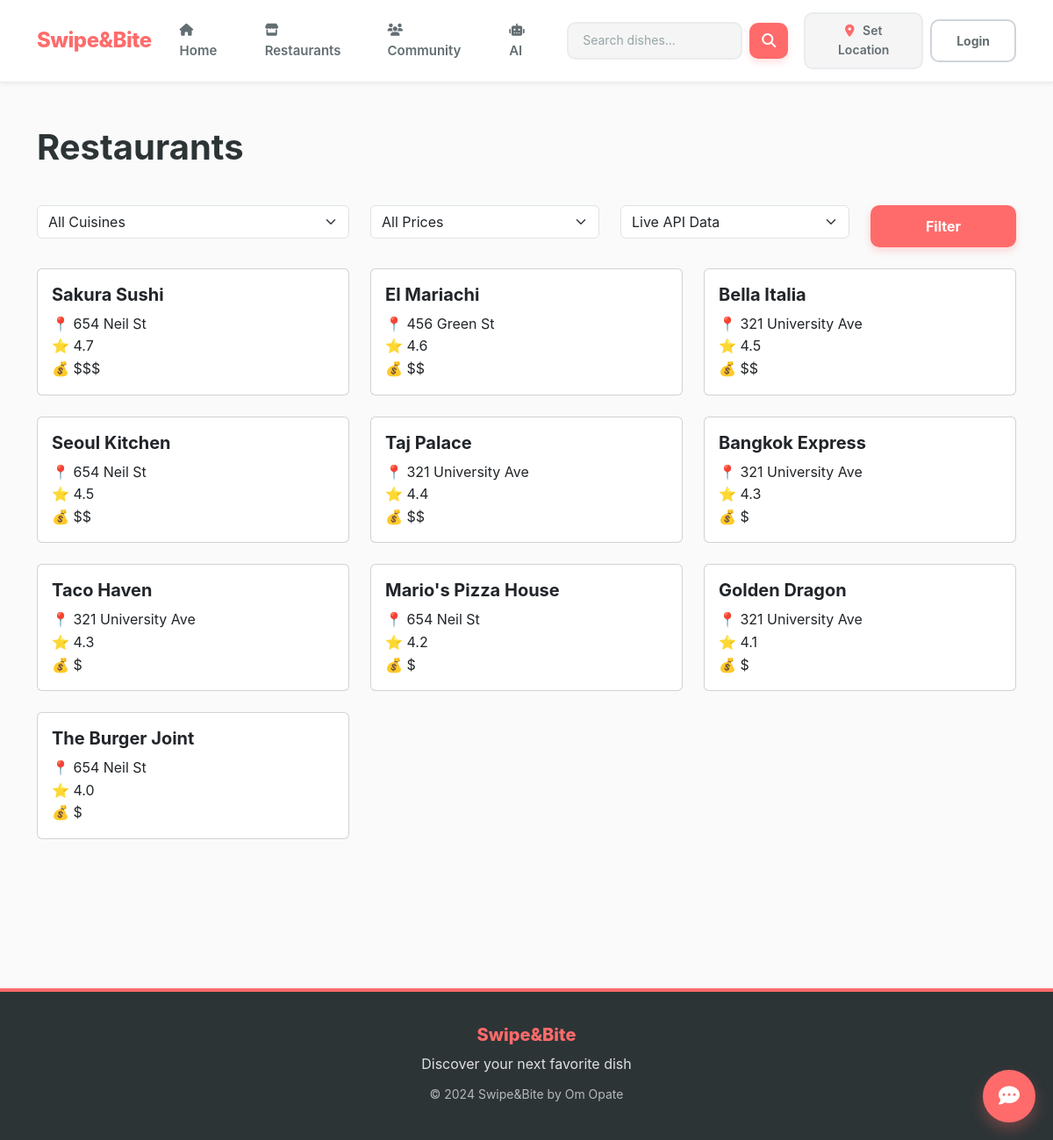
/dishes/restaurants/, run on the app's committed database.
### dishes/models.py (models this page shows, shortened)
class Restaurant(models.Model):
    PRICE_RANGE_CHOICES = [
        ('$', 'Budget ($)'),
        ('$$', 'Moderate ($$)'),
        ('$$$', 'Expensive ($$$)'),
        ('$$$$', 'Luxury ($$$$)'),
    ]
    name = models.CharField(max_length=200)
    description = models.TextField(blank=True)
    address = models.CharField(max_length=300)
    city = models.CharField(max_length=100)
    state = models.CharField(max_length=50)
    zip_code = models.CharField(max_length=10)
    latitude = models.FloatField(null=True, blank=True)
    longitude = models.FloatField(null=True, blank=True)
    phone = models.CharField(max_length=20, blank=True)
    website = models.URLField(blank=True)
    price_range = models.CharField(max_length=4, choices=PRICE_RANGE_CHOICES, default='$$')
    cuisine_type = models.ForeignKey(Cuisine, on_delete=models.SET_NULL, null=True, blank=True)
    rating = models.FloatField(
        default=0.0,
        validators=[MinValueValidator(0.0), MaxValueValidator(5.0)]
    )
    total_reviews = models.IntegerField(default=0)
    has_uber_eats = models.BooleanField(default=False)
    has_doordash = models.BooleanField(default=False)
    has_grubhub = models.BooleanField(default=False)
    uber_eats_url = models.URLField(blank=True)
    doordash_url = models.URLField(blank=True)
    grubhub_url = models.URLField(blank=True)
    google_place_id = models.CharField(max_length=200, blank=True, unique=True, null=True)
    yelp_id = models.CharField(max_length=200, blank=True)
    created_at = models.DateTimeField(auto_now_add=True)
    updated_at = models.DateTimeField(auto_now=True)
    is_active = models.BooleanField(default=True)
    class Meta:
        ordering = ['-rating', 'name']

### dishes/views.py (the view)
# urls.py: path('restaurants/', views.restaurant_list_view, name='restaurant_list'),
def restaurant_list_view(request):
    user_location = get_user_location_from_request(request)
    has_location = user_location is not None
    restaurants = []
    api_restaurants = []
    cuisine_filter = request.GET.get('cuisine')
    price_filter = request.GET.get('price')
    use_live_data = request.GET.get('live', 'true').lower() == 'true'
    if has_location and use_live_data:
        maps_service = GoogleMapsService()
        query = "restaurants"
        if cuisine_filter:
            try:
                cuisine = Cuisine.objects.get(id=cuisine_filter)
                query = f"{cuisine.name} restaurants"
            except Cuisine.DoesNotExist:
                pass
        api_restaurants = maps_service.search_restaurants(
            query=query,
            latitude=user_location['latitude'],
            longitude=user_location['longitude'],
            zoom=14,
            num_results=30
        )
        for restaurant_data in api_restaurants:
            parsed = maps_service.parse_restaurant_data(restaurant_data)
            if price_filter and parsed['price_range'] != price_filter:
                continue
            if parsed['latitude'] and parsed['longitude']:
                parsed['distance'] = haversine_distance(
                    user_location['latitude'],
                    user_location['longitude'],
                    parsed['latitude'],
                    parsed['longitude']
                )
            else:
                parsed['distance'] = None
            restaurants.append(parsed)
        restaurants = sorted(
            [r for r in restaurants if r['distance'] is not None],
            key=lambda x: x['distance']
        )
    else:
        db_restaurants = Restaurant.objects.filter(is_active=True)
        if cuisine_filter:
            db_restaurants = db_restaurants.filter(cuisine_type__id=cuisine_filter)
        if price_filter:
            db_restaurants = db_restaurants.filter(price_range=price_filter)
        if user_location:
            max_distance = request.user.profile.max_distance_miles if request.user.is_authenticated else 50
            restaurants = filter_nearby_restaurants(
                db_restaurants,
                user_location['latitude'],
                user_location['longitude'],
                max_distance
            )
        else:
            restaurants = list(db_restaurants)
    cities = Restaurant.objects.filter(is_active=True).values_list('city', flat=True).distinct()
    cuisines = Cuisine.objects.all()
    context = {
        'restaurants': restaurants,
        'api_restaurants': api_restaurants,
        'cities': cities,
        'cuisines': cuisines,
        'has_location': has_location,
        'using_live_data': use_live_data and has_location,
        'user_location': user_location,
    }
    return render(request, 'dishes/restaurant_list.html', context)

### dishes/context_processors.py (called while the page is built)
def user_location(request):
    location = request.session.get('user_location')
    return {
        'user_location': location
    }

### dishes/location_utils.py (called while the page is built)
def get_user_location_from_request(request):
    location = request.session.get('user_location')
    if location and location.get('latitude') and location.get('longitude'):
        return location
    return None

### templates/dishes/restaurant_list.html (shortened to what this page needs)
{% extends 'base.html' %}
{% load static %}
{% block content %}
<div class="container my-5">
    <div class="d-flex justify-content-between align-items-center mb-4">
        <h1>
            {% if using_live_data %}
                🌍 Live Local Restaurants
            {% else %}
                Restaurants
            {% endif %}
        </h1>
    </div>
    <form method="get" class="mb-4">
        <div class="row">
            <div class="col-md-4">
                <select name="cuisine" class="form-select">
                    <option value="">All Cuisines</option>
                </select>
            </div>
            <div class="col-md-3">
                <select name="price" class="form-select">
                    <option value="">All Prices</option>
                </select>
            </div>
            <div class="col-md-3">
                <select name="live" class="form-select">
                    <option value="true" selected>Live API Data</option>
                </select>
            </div>
            <div class="col-md-2">
                <button type="submit" class="btn btn-primary w-100">Filter</button>
            </div>
        </div>
    </form>
    <div class="row">
        {% for restaurant in restaurants %}
            <div class="col-md-6 col-lg-4 mb-4">
                <div class="card h-100">
                    <div class="card-body">
                        <h5 class="card-title">{{ restaurant.name }}</h5>
                        <p class="card-text">
                            {% if restaurant.address %}
                                📍 {{ restaurant.address }}<br>
                            {% endif %}
                            {% if restaurant.rating %}
                                ⭐ {{ restaurant.rating }}
                                <br>
                            {% endif %}
                            {% if restaurant.price_range %}
                                💰 {{ restaurant.price_range }}<br>
                            {% endif %}
                        </p>
                    </div>
                </div>
            </div>
        {% endfor %}
    </div>
</div>
{% endblock %}

### templates/base.html (shortened to what this page needs)
<!DOCTYPE html>
<html lang="en">
<head>
    {% load static %}
    <link href="https://cdn.jsdelivr.net/npm/bootstrap@5.3.0/dist/css/bootstrap.min.css" rel="stylesheet">
    <link rel="stylesheet" href="https://cdnjs.cloudflare.com/ajax/libs/font-awesome/6.4.0/css/all.min.css">
    <link rel="stylesheet" href="{% static 'css/swipe&bite.css' %}">
</head>
<body>
    <nav class="navbar navbar-expand-lg navbar-light">
        <div class="container">
            <a class="navbar-brand" href="{% url 'home' %}">Swipe&Bite</a>
            <div class="collapse navbar-collapse" id="navbarNav">
                <ul class="navbar-nav ms-auto align-items-center">
                    <li class="nav-item"><a class="nav-link" href="{% url 'home' %}"><i class="fas fa-home"></i> Home</a></li>
                    <li class="nav-item"><a class="nav-link" href="{% url 'dishes:restaurant_list' %}"><i class="fas fa-store"></i> Restaurants</a></li>
                    <li class="nav-item"><a class="nav-link" href="{% url 'community:community_home' %}"><i class="fas fa-users"></i> Community</a></li>
                    <li class="nav-item"><a class="nav-link" href="{% url 'recommender:recommender_home' %}"><i class="fas fa-robot"></i> AI</a></li>
                    <li class="nav-item">
                        <form action="{% url 'dishes:search' %}" method="get" class="search-form">
                            <input type="text" name="q" placeholder="Search dishes..." value="{{ request.GET.q }}">
                            <button type="submit"><i class="fas fa-search"></i></button>
                        </form>
                    </li>
                    <li class="nav-item ms-2">
                        <button class="location-btn" data-bs-toggle="modal" data-bs-target="#locationModal">
                            <i class="fas fa-map-marker-alt"></i>
                            <span id="navLocationText">{% if user_location %}{{ user_location.city|truncatechars:12 }}{% else %}Set Location{% endif %}</span>
                        </button>
                    </li>
                    {% if user.is_authenticated %}
                    <li class="nav-item dropdown ms-2">
                        <a class="nav-link dropdown-toggle" href="#" role="button" data-bs-toggle="dropdown">
                            <i class="fas fa-user-circle"></i> {{ user.username }}
                        </a>
                        <ul class="dropdown-menu dropdown-menu-end">
                            <li><a class="dropdown-item" href="{% url 'accounts:profile' %}"><i class="fas fa-user"></i> Profile</a></li>
                            <li><a class="dropdown-item" href="{% url 'swipes:favorites' %}"><i class="fas fa-star"></i> Favorites</a></li>
                            <li><a class="dropdown-item" href="{% url 'swipes:matches' %}"><i class="fas fa-heart"></i> Matches</a></li>
                            <li><hr class="dropdown-divider"></li>
                            <li><a class="dropdown-item" href="{% url 'accounts:logout' %}"><i class="fas fa-sign-out-alt"></i> Logout</a></li>
                        </ul>
                    </li>
                    {% else %}
                    <li class="nav-item ms-2"><a class="btn btn-outline-light btn-sm" href="{% url 'accounts:login' %}">Login</a></li>
                    {% endif %}
                </ul>
            </div>
        </div>
    </nav>
    <div id="chatbotWidget">
        <button id="chatbotToggle" onclick="toggleChatbot()"><i class="fas fa-comment-dots"></i></button>
    </div>
    <div style="min-height: calc(100vh - 200px); padding-bottom: 50px;">
        {% block content %}{% endblock %}
    </div>
    <footer class="text-center">
        <div class="container">
            <h5>Swipe&Bite</h5>
            <p>Discover your next favorite dish</p>
            <small>&copy; 2024 Swipe&Bite by Om Opate</small>
        </div>
    </footer>
</body>
</html>

### static/css/swipe&bite.css (style rules this page uses)
:root { --primary-coral: #FF6B6B; --primary-coral-dark: #EE5A52; --primary-coral-light: #FF8787; --secondary-teal: #20C997; --secondary-blue: #4ECDC4; --secondary-purple: #9C88FF; --accent-orange: #FFA94D; --accent-yellow: #FFD93D; --accent-green: #6BCF7F; --accent-pink: #FF6B9D; --success: #20C997; --success-light: #4ECDC4; --warning: #FFA94D; --warning-light: #FFB366; --danger: #FF6B6B; --info: #4FC3F7; --gray-50: #FAFAFA; --gray-100: #F5F5F5; --gray-200: #EEEEEE; --gray-300: #E0E0E0; --gray-400: #BDBDBD; --gray-500: #9E9E9E; --gray-600: #757575; --gray-700: #616161; --gray-800: #424242; --gray-900: #212121; --text-primary: #2D3436; --text-secondary: #636E72; --text-tertiary: #95A5A6; --text-white: #FFFFFF; --bg-primary: #FFFFFF; --bg-secondary: #FAFAFA; --bg-tertiary: #F5F5F5; --bg-coral-light: #FFF5F5; --bg-teal-light: #F0FFF9; --border-light: #E9ECEF; --border-medium: #CED4DA; --border-dark: #ADB5BD; --shadow-xs: 0 1px 2px rgba(0, 0, 0, 0.04); --shadow-sm: 0 2px 4px rgba(0, 0, 0, 0.06); --shadow-md: 0 4px 8px rgba(0, 0, 0, 0.08); --shadow-lg: 0 8px 16px rgba(0, 0, 0, 0.1); --shadow-xl: 0 16px 32px rgba(0, 0, 0, 0.12); --shadow-coral: 0 4px 12px rgba(255, 107, 107, 0.2); --shadow-teal: 0 4px 12px rgba(32, 201, 151, 0.2); --radius-sm: 6px; --radius-md: 10px; --radius-lg: 14px; --radius-xl: 18px; --radius-full: 9999px; --transition-fast: 150ms ease-in-out; --transition-base: 200ms ease-in-out; --transition-slow: 300ms ease-in-out; --space-xs: 0.25rem; --space-sm: 0.5rem; --space-md: 1rem; --space-lg: 1.5rem; --space-xl: 2rem; --space-2xl: 3rem; }
body { font-family: -apple-system, BlinkMacSystemFont, 'Segoe UI', 'Roboto', 'Helvetica Neue', Arial, sans-serif; font-size: 16px; line-height: 1.6; color: var(--text-primary); background-color: var(--bg-secondary); -webkit-font-smoothing: antialiased; -moz-osx-font-smoothing: grayscale; }
h1, h2, h3, h4, h5, h6 { font-weight: 700; line-height: 1.3; color: var(--text-primary); margin-bottom: var(--space-md); }
h1 { font-size: 2.5rem; }
h5 { font-size: 1.25rem; }
.text-center { text-align: center; }

### data on the page
Restaurant: name "Sakura Sushi", address "654 Neil St", rating "4.7", price_range "$$$"
Restaurant: name "El Mariachi", address "456 Green St", rating "4.6", price_range "$$"
Restaurant: name "Bella Italia", address "321 University Ave", rating "4.5", price_range "$$"
Restaurant: name "Seoul Kitchen", address "654 Neil St", rating "4.5", price_range "$$"
Restaurant: name "Taj Palace", address "321 University Ave", rating "4.4", price_range "$$"
Restaurant: name "Bangkok Express", address "321 University Ave", rating "4.3", price_range "$"
Restaurant: name "Taco Haven", address "321 University Ave", rating "4.3", price_range "$"
Restaurant: name "Mario's Pizza House", address "654 Neil St", rating "4.2", price_range "$"
Restaurant: name "Golden Dragon", address "321 University Ave", rating "4.1", price_range "$"
Restaurant: name "The Burger Joint", address "654 Neil St", rating "4.0", price_range "$"
